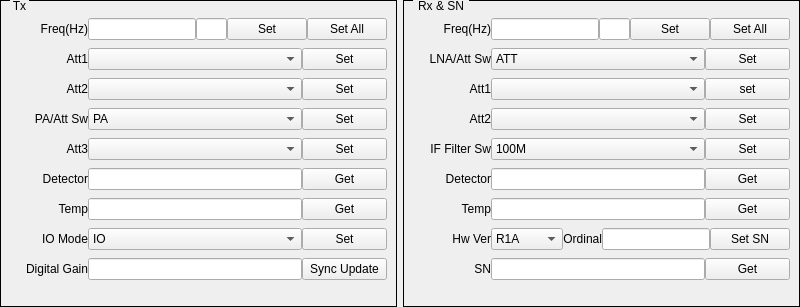
<?xml version="1.0" encoding="UTF-8"?>
<ui version="4.0">
 <class>Q_SP1401_R1A_Widget</class>
 <widget class="QWidget" name="Q_SP1401_R1A_Widget">
  <property name="geometry">
   <rect>
    <x>0</x>
    <y>0</y>
    <width>800</width>
    <height>307</height>
   </rect>
  </property>
  <property name="windowTitle">
   <string>Dialog</string>
  </property>
  <layout class="QHBoxLayout" name="horizontalLayout_21" stretch="1,1">
   <property name="spacing">
    <number>6</number>
   </property>
   <property name="leftMargin">
    <number>0</number>
   </property>
   <property name="topMargin">
    <number>0</number>
   </property>
   <property name="rightMargin">
    <number>0</number>
   </property>
   <property name="bottomMargin">
    <number>0</number>
   </property>
   <item>
    <widget class="QGroupBox" name="groupBoxTx">
     <property name="styleSheet">
      <string notr="true">QGroupBox{ border:1px solid black; margin-top:0.5ex; }
QGroupBox::title { subcontrol-origin:margin; subcontrol-position:top left; top:-1px; left:10px; margin-left: 0px; padding:0 1px; }</string>
     </property>
     <property name="title">
      <string>Tx</string>
     </property>
     <layout class="QHBoxLayout" name="horizontalLayout_19">
      <item>
       <layout class="QVBoxLayout" name="verticalLayoutTx">
        <property name="spacing">
         <number>0</number>
        </property>
        <item>
         <layout class="QHBoxLayout" name="horizontalLayoutTx0">
          <property name="spacing">
           <number>0</number>
          </property>
          <item>
           <widget class="QLabel" name="labelTxFreq">
            <property name="sizePolicy">
             <sizepolicy hsizetype="Fixed" vsizetype="Fixed">
              <horstretch>0</horstretch>
              <verstretch>0</verstretch>
             </sizepolicy>
            </property>
            <property name="minimumSize">
             <size>
              <width>78</width>
              <height>16</height>
             </size>
            </property>
            <property name="text">
             <string>Freq(Hz)</string>
            </property>
            <property name="alignment">
             <set>Qt::AlignRight|Qt::AlignTrailing|Qt::AlignVCenter</set>
            </property>
           </widget>
          </item>
          <item>
           <widget class="QLineEdit" name="lineEditTxFreq">
            <property name="sizePolicy">
             <sizepolicy hsizetype="Expanding" vsizetype="Fixed">
              <horstretch>5</horstretch>
              <verstretch>0</verstretch>
             </sizepolicy>
            </property>
           </widget>
          </item>
          <item>
           <widget class="QLineEdit" name="lineEditTxFreqStep">
            <property name="sizePolicy">
             <sizepolicy hsizetype="Fixed" vsizetype="Fixed">
              <horstretch>0</horstretch>
              <verstretch>0</verstretch>
             </sizepolicy>
            </property>
            <property name="maximumSize">
             <size>
              <width>31</width>
              <height>16777215</height>
             </size>
            </property>
           </widget>
          </item>
          <item>
           <widget class="QPushButton" name="pushButtonSetTxFreq">
            <property name="sizePolicy">
             <sizepolicy hsizetype="Expanding" vsizetype="Fixed">
              <horstretch>1</horstretch>
              <verstretch>0</verstretch>
             </sizepolicy>
            </property>
            <property name="text">
             <string>Set</string>
            </property>
           </widget>
          </item>
          <item>
           <widget class="QPushButton" name="pushButtonSetTxAll">
            <property name="sizePolicy">
             <sizepolicy hsizetype="Expanding" vsizetype="Fixed">
              <horstretch>1</horstretch>
              <verstretch>0</verstretch>
             </sizepolicy>
            </property>
            <property name="text">
             <string>Set All</string>
            </property>
           </widget>
          </item>
         </layout>
        </item>
        <item>
         <layout class="QHBoxLayout" name="horizontalLayoutTx1">
          <property name="spacing">
           <number>0</number>
          </property>
          <item>
           <widget class="QLabel" name="labelTxAtt1">
            <property name="sizePolicy">
             <sizepolicy hsizetype="Fixed" vsizetype="Fixed">
              <horstretch>0</horstretch>
              <verstretch>0</verstretch>
             </sizepolicy>
            </property>
            <property name="minimumSize">
             <size>
              <width>78</width>
              <height>16</height>
             </size>
            </property>
            <property name="text">
             <string>Att1</string>
            </property>
            <property name="alignment">
             <set>Qt::AlignRight|Qt::AlignTrailing|Qt::AlignVCenter</set>
            </property>
           </widget>
          </item>
          <item>
           <widget class="QComboBox" name="comboBoxTxAtt1">
            <property name="sizePolicy">
             <sizepolicy hsizetype="Expanding" vsizetype="Fixed">
              <horstretch>5</horstretch>
              <verstretch>0</verstretch>
             </sizepolicy>
            </property>
           </widget>
          </item>
          <item>
           <widget class="QPushButton" name="pushButtonSetTxAtt1">
            <property name="sizePolicy">
             <sizepolicy hsizetype="Expanding" vsizetype="Fixed">
              <horstretch>2</horstretch>
              <verstretch>0</verstretch>
             </sizepolicy>
            </property>
            <property name="text">
             <string>Set</string>
            </property>
           </widget>
          </item>
         </layout>
        </item>
        <item>
         <layout class="QHBoxLayout" name="horizontalLayoutTx2">
          <property name="spacing">
           <number>0</number>
          </property>
          <item>
           <widget class="QLabel" name="labelTxAtt2">
            <property name="sizePolicy">
             <sizepolicy hsizetype="Fixed" vsizetype="Fixed">
              <horstretch>0</horstretch>
              <verstretch>0</verstretch>
             </sizepolicy>
            </property>
            <property name="minimumSize">
             <size>
              <width>78</width>
              <height>16</height>
             </size>
            </property>
            <property name="text">
             <string>Att2</string>
            </property>
            <property name="alignment">
             <set>Qt::AlignRight|Qt::AlignTrailing|Qt::AlignVCenter</set>
            </property>
           </widget>
          </item>
          <item>
           <widget class="QComboBox" name="comboBoxTxAtt2">
            <property name="sizePolicy">
             <sizepolicy hsizetype="Expanding" vsizetype="Fixed">
              <horstretch>5</horstretch>
              <verstretch>0</verstretch>
             </sizepolicy>
            </property>
           </widget>
          </item>
          <item>
           <widget class="QPushButton" name="pushButtonSetTxAtt2">
            <property name="sizePolicy">
             <sizepolicy hsizetype="Expanding" vsizetype="Fixed">
              <horstretch>2</horstretch>
              <verstretch>0</verstretch>
             </sizepolicy>
            </property>
            <property name="text">
             <string>Set</string>
            </property>
           </widget>
          </item>
         </layout>
        </item>
        <item>
         <layout class="QHBoxLayout" name="horizontalLayoutTx3">
          <property name="spacing">
           <number>0</number>
          </property>
          <item>
           <widget class="QLabel" name="labelTxPAAttSw">
            <property name="sizePolicy">
             <sizepolicy hsizetype="Fixed" vsizetype="Fixed">
              <horstretch>0</horstretch>
              <verstretch>0</verstretch>
             </sizepolicy>
            </property>
            <property name="minimumSize">
             <size>
              <width>78</width>
              <height>16</height>
             </size>
            </property>
            <property name="text">
             <string>PA/Att Sw</string>
            </property>
            <property name="alignment">
             <set>Qt::AlignRight|Qt::AlignTrailing|Qt::AlignVCenter</set>
            </property>
           </widget>
          </item>
          <item>
           <widget class="QComboBox" name="comboBoxTxPAAttSw">
            <property name="sizePolicy">
             <sizepolicy hsizetype="Expanding" vsizetype="Fixed">
              <horstretch>5</horstretch>
              <verstretch>0</verstretch>
             </sizepolicy>
            </property>
            <item>
             <property name="text">
              <string>PA</string>
             </property>
            </item>
            <item>
             <property name="text">
              <string>ATT</string>
             </property>
            </item>
           </widget>
          </item>
          <item>
           <widget class="QPushButton" name="pushButtonSetTxPAAttSw">
            <property name="sizePolicy">
             <sizepolicy hsizetype="Expanding" vsizetype="Fixed">
              <horstretch>2</horstretch>
              <verstretch>0</verstretch>
             </sizepolicy>
            </property>
            <property name="text">
             <string>Set</string>
            </property>
           </widget>
          </item>
         </layout>
        </item>
        <item>
         <layout class="QHBoxLayout" name="horizontalLayoutTx4">
          <property name="spacing">
           <number>0</number>
          </property>
          <item>
           <widget class="QLabel" name="labelTxAtt3">
            <property name="sizePolicy">
             <sizepolicy hsizetype="Fixed" vsizetype="Fixed">
              <horstretch>0</horstretch>
              <verstretch>0</verstretch>
             </sizepolicy>
            </property>
            <property name="minimumSize">
             <size>
              <width>78</width>
              <height>16</height>
             </size>
            </property>
            <property name="text">
             <string>Att3</string>
            </property>
            <property name="alignment">
             <set>Qt::AlignRight|Qt::AlignTrailing|Qt::AlignVCenter</set>
            </property>
           </widget>
          </item>
          <item>
           <widget class="QComboBox" name="comboBoxTxAtt3">
            <property name="sizePolicy">
             <sizepolicy hsizetype="Expanding" vsizetype="Fixed">
              <horstretch>5</horstretch>
              <verstretch>0</verstretch>
             </sizepolicy>
            </property>
           </widget>
          </item>
          <item>
           <widget class="QPushButton" name="pushButtonSetTxAtt3">
            <property name="sizePolicy">
             <sizepolicy hsizetype="Expanding" vsizetype="Fixed">
              <horstretch>2</horstretch>
              <verstretch>0</verstretch>
             </sizepolicy>
            </property>
            <property name="text">
             <string>Set</string>
            </property>
           </widget>
          </item>
         </layout>
        </item>
        <item>
         <layout class="QHBoxLayout" name="horizontalLayoutTx5">
          <property name="spacing">
           <number>0</number>
          </property>
          <item>
           <widget class="QLabel" name="labelTxDet">
            <property name="sizePolicy">
             <sizepolicy hsizetype="Fixed" vsizetype="Fixed">
              <horstretch>0</horstretch>
              <verstretch>0</verstretch>
             </sizepolicy>
            </property>
            <property name="minimumSize">
             <size>
              <width>78</width>
              <height>16</height>
             </size>
            </property>
            <property name="text">
             <string>Detector</string>
            </property>
            <property name="alignment">
             <set>Qt::AlignRight|Qt::AlignTrailing|Qt::AlignVCenter</set>
            </property>
           </widget>
          </item>
          <item>
           <widget class="QLineEdit" name="lineEditTxDet">
            <property name="sizePolicy">
             <sizepolicy hsizetype="Expanding" vsizetype="Fixed">
              <horstretch>5</horstretch>
              <verstretch>0</verstretch>
             </sizepolicy>
            </property>
            <property name="readOnly">
             <bool>true</bool>
            </property>
           </widget>
          </item>
          <item>
           <widget class="QPushButton" name="pushButtonGetTxDet">
            <property name="sizePolicy">
             <sizepolicy hsizetype="Expanding" vsizetype="Fixed">
              <horstretch>2</horstretch>
              <verstretch>0</verstretch>
             </sizepolicy>
            </property>
            <property name="text">
             <string>Get</string>
            </property>
           </widget>
          </item>
         </layout>
        </item>
        <item>
         <layout class="QHBoxLayout" name="horizontalLayoutTx6">
          <property name="spacing">
           <number>0</number>
          </property>
          <item>
           <widget class="QLabel" name="labelTxTemp">
            <property name="sizePolicy">
             <sizepolicy hsizetype="Fixed" vsizetype="Fixed">
              <horstretch>0</horstretch>
              <verstretch>0</verstretch>
             </sizepolicy>
            </property>
            <property name="minimumSize">
             <size>
              <width>78</width>
              <height>16</height>
             </size>
            </property>
            <property name="text">
             <string>Temp</string>
            </property>
            <property name="alignment">
             <set>Qt::AlignRight|Qt::AlignTrailing|Qt::AlignVCenter</set>
            </property>
           </widget>
          </item>
          <item>
           <widget class="QLineEdit" name="lineEditTxTemp">
            <property name="sizePolicy">
             <sizepolicy hsizetype="Expanding" vsizetype="Fixed">
              <horstretch>5</horstretch>
              <verstretch>0</verstretch>
             </sizepolicy>
            </property>
            <property name="readOnly">
             <bool>true</bool>
            </property>
           </widget>
          </item>
          <item>
           <widget class="QPushButton" name="pushButtonGetTxTemp">
            <property name="sizePolicy">
             <sizepolicy hsizetype="Expanding" vsizetype="Fixed">
              <horstretch>2</horstretch>
              <verstretch>0</verstretch>
             </sizepolicy>
            </property>
            <property name="text">
             <string>Get</string>
            </property>
           </widget>
          </item>
         </layout>
        </item>
        <item>
         <layout class="QHBoxLayout" name="horizontalLayoutTx7">
          <property name="spacing">
           <number>0</number>
          </property>
          <item>
           <widget class="QLabel" name="labelIOMode">
            <property name="sizePolicy">
             <sizepolicy hsizetype="Fixed" vsizetype="Fixed">
              <horstretch>0</horstretch>
              <verstretch>0</verstretch>
             </sizepolicy>
            </property>
            <property name="minimumSize">
             <size>
              <width>78</width>
              <height>16</height>
             </size>
            </property>
            <property name="text">
             <string>IO Mode</string>
            </property>
            <property name="alignment">
             <set>Qt::AlignRight|Qt::AlignTrailing|Qt::AlignVCenter</set>
            </property>
           </widget>
          </item>
          <item>
           <widget class="QComboBox" name="comboBoxIOMode">
            <property name="sizePolicy">
             <sizepolicy hsizetype="Expanding" vsizetype="Fixed">
              <horstretch>5</horstretch>
              <verstretch>0</verstretch>
             </sizepolicy>
            </property>
            <item>
             <property name="text">
              <string>IO</string>
             </property>
            </item>
            <item>
             <property name="text">
              <string>OUTPUT</string>
             </property>
            </item>
            <item>
             <property name="text">
              <string>LOOPBACK</string>
             </property>
            </item>
           </widget>
          </item>
          <item>
           <widget class="QPushButton" name="pushButtonSetIOMode">
            <property name="sizePolicy">
             <sizepolicy hsizetype="Expanding" vsizetype="Fixed">
              <horstretch>2</horstretch>
              <verstretch>0</verstretch>
             </sizepolicy>
            </property>
            <property name="text">
             <string>Set</string>
            </property>
           </widget>
          </item>
         </layout>
        </item>
        <item>
         <layout class="QHBoxLayout" name="horizontalLayoutTx8">
          <property name="spacing">
           <number>0</number>
          </property>
          <item>
           <widget class="QLabel" name="labelDGain">
            <property name="sizePolicy">
             <sizepolicy hsizetype="Fixed" vsizetype="Fixed">
              <horstretch>0</horstretch>
              <verstretch>0</verstretch>
             </sizepolicy>
            </property>
            <property name="minimumSize">
             <size>
              <width>78</width>
              <height>16</height>
             </size>
            </property>
            <property name="text">
             <string>Digital Gain</string>
            </property>
            <property name="alignment">
             <set>Qt::AlignRight|Qt::AlignTrailing|Qt::AlignVCenter</set>
            </property>
           </widget>
          </item>
          <item>
           <widget class="QLineEdit" name="lineEditDGain">
            <property name="sizePolicy">
             <sizepolicy hsizetype="Expanding" vsizetype="Fixed">
              <horstretch>5</horstretch>
              <verstretch>0</verstretch>
             </sizepolicy>
            </property>
           </widget>
          </item>
          <item>
           <widget class="QPushButton" name="pushButtonSyncSetTxGain">
            <property name="sizePolicy">
             <sizepolicy hsizetype="Expanding" vsizetype="Fixed">
              <horstretch>2</horstretch>
              <verstretch>0</verstretch>
             </sizepolicy>
            </property>
            <property name="text">
             <string>Sync Update</string>
            </property>
           </widget>
          </item>
         </layout>
        </item>
       </layout>
      </item>
     </layout>
    </widget>
   </item>
   <item>
    <widget class="QGroupBox" name="groupBoxRx">
     <property name="styleSheet">
      <string notr="true">QGroupBox{ border:1px solid black; margin-top:0.5ex; }
QGroupBox::title { subcontrol-origin:margin; subcontrol-position:top left; top:-1px; left:10px; margin-left: 0px; padding:0 1px; }</string>
     </property>
     <property name="title">
      <string>Rx &amp;&amp; SN</string>
     </property>
     <layout class="QHBoxLayout" name="horizontalLayout_20">
      <item>
       <layout class="QVBoxLayout" name="verticalLayoutRx">
        <property name="spacing">
         <number>0</number>
        </property>
        <item>
         <layout class="QHBoxLayout" name="horizontalLayoutRx0">
          <property name="spacing">
           <number>0</number>
          </property>
          <item>
           <widget class="QLabel" name="labelRxFreq">
            <property name="sizePolicy">
             <sizepolicy hsizetype="Fixed" vsizetype="Fixed">
              <horstretch>0</horstretch>
              <verstretch>0</verstretch>
             </sizepolicy>
            </property>
            <property name="minimumSize">
             <size>
              <width>78</width>
              <height>16</height>
             </size>
            </property>
            <property name="text">
             <string>Freq(Hz)</string>
            </property>
            <property name="alignment">
             <set>Qt::AlignRight|Qt::AlignTrailing|Qt::AlignVCenter</set>
            </property>
           </widget>
          </item>
          <item>
           <widget class="QLineEdit" name="lineEditRxFreq">
            <property name="sizePolicy">
             <sizepolicy hsizetype="Expanding" vsizetype="Fixed">
              <horstretch>5</horstretch>
              <verstretch>0</verstretch>
             </sizepolicy>
            </property>
           </widget>
          </item>
          <item>
           <widget class="QLineEdit" name="lineEditRxFreqStep">
            <property name="sizePolicy">
             <sizepolicy hsizetype="Fixed" vsizetype="Fixed">
              <horstretch>0</horstretch>
              <verstretch>0</verstretch>
             </sizepolicy>
            </property>
            <property name="maximumSize">
             <size>
              <width>31</width>
              <height>16777215</height>
             </size>
            </property>
           </widget>
          </item>
          <item>
           <widget class="QPushButton" name="pushButtonSetRxFreq">
            <property name="sizePolicy">
             <sizepolicy hsizetype="Expanding" vsizetype="Fixed">
              <horstretch>1</horstretch>
              <verstretch>0</verstretch>
             </sizepolicy>
            </property>
            <property name="text">
             <string>Set</string>
            </property>
           </widget>
          </item>
          <item>
           <widget class="QPushButton" name="pushButtonSetRxAll">
            <property name="sizePolicy">
             <sizepolicy hsizetype="Expanding" vsizetype="Fixed">
              <horstretch>1</horstretch>
              <verstretch>0</verstretch>
             </sizepolicy>
            </property>
            <property name="text">
             <string>Set All</string>
            </property>
           </widget>
          </item>
         </layout>
        </item>
        <item>
         <layout class="QHBoxLayout" name="horizontalLayoutRx1">
          <property name="spacing">
           <number>0</number>
          </property>
          <item>
           <widget class="QLabel" name="labelRxLNAAttSw">
            <property name="sizePolicy">
             <sizepolicy hsizetype="Fixed" vsizetype="Fixed">
              <horstretch>0</horstretch>
              <verstretch>0</verstretch>
             </sizepolicy>
            </property>
            <property name="minimumSize">
             <size>
              <width>78</width>
              <height>16</height>
             </size>
            </property>
            <property name="text">
             <string>LNA/Att Sw</string>
            </property>
            <property name="alignment">
             <set>Qt::AlignRight|Qt::AlignTrailing|Qt::AlignVCenter</set>
            </property>
           </widget>
          </item>
          <item>
           <widget class="QComboBox" name="comboBoxRxLNAAttSw">
            <property name="sizePolicy">
             <sizepolicy hsizetype="Expanding" vsizetype="Fixed">
              <horstretch>5</horstretch>
              <verstretch>0</verstretch>
             </sizepolicy>
            </property>
            <item>
             <property name="text">
              <string>ATT</string>
             </property>
            </item>
            <item>
             <property name="text">
              <string>LNA</string>
             </property>
            </item>
           </widget>
          </item>
          <item>
           <widget class="QPushButton" name="pushButtonSetRxLNAAttSw">
            <property name="sizePolicy">
             <sizepolicy hsizetype="Expanding" vsizetype="Fixed">
              <horstretch>2</horstretch>
              <verstretch>0</verstretch>
             </sizepolicy>
            </property>
            <property name="text">
             <string>Set</string>
            </property>
           </widget>
          </item>
         </layout>
        </item>
        <item>
         <layout class="QHBoxLayout" name="horizontalLayoutRx2">
          <property name="spacing">
           <number>0</number>
          </property>
          <item>
           <widget class="QLabel" name="labelRxAtt1">
            <property name="sizePolicy">
             <sizepolicy hsizetype="Fixed" vsizetype="Fixed">
              <horstretch>0</horstretch>
              <verstretch>0</verstretch>
             </sizepolicy>
            </property>
            <property name="minimumSize">
             <size>
              <width>78</width>
              <height>16</height>
             </size>
            </property>
            <property name="text">
             <string>Att1</string>
            </property>
            <property name="alignment">
             <set>Qt::AlignRight|Qt::AlignTrailing|Qt::AlignVCenter</set>
            </property>
           </widget>
          </item>
          <item>
           <widget class="QComboBox" name="comboBoxRxAtt1">
            <property name="sizePolicy">
             <sizepolicy hsizetype="Expanding" vsizetype="Fixed">
              <horstretch>5</horstretch>
              <verstretch>0</verstretch>
             </sizepolicy>
            </property>
           </widget>
          </item>
          <item>
           <widget class="QPushButton" name="pushButtonSetRxAtt1">
            <property name="sizePolicy">
             <sizepolicy hsizetype="Expanding" vsizetype="Fixed">
              <horstretch>2</horstretch>
              <verstretch>0</verstretch>
             </sizepolicy>
            </property>
            <property name="text">
             <string>set</string>
            </property>
           </widget>
          </item>
         </layout>
        </item>
        <item>
         <layout class="QHBoxLayout" name="horizontalLayoutRx3">
          <property name="spacing">
           <number>0</number>
          </property>
          <item>
           <widget class="QLabel" name="labelRxAtt2">
            <property name="sizePolicy">
             <sizepolicy hsizetype="Fixed" vsizetype="Fixed">
              <horstretch>0</horstretch>
              <verstretch>0</verstretch>
             </sizepolicy>
            </property>
            <property name="minimumSize">
             <size>
              <width>78</width>
              <height>16</height>
             </size>
            </property>
            <property name="text">
             <string>Att2</string>
            </property>
            <property name="alignment">
             <set>Qt::AlignRight|Qt::AlignTrailing|Qt::AlignVCenter</set>
            </property>
           </widget>
          </item>
          <item>
           <widget class="QComboBox" name="comboBoxRxAtt2">
            <property name="sizePolicy">
             <sizepolicy hsizetype="Expanding" vsizetype="Fixed">
              <horstretch>5</horstretch>
              <verstretch>0</verstretch>
             </sizepolicy>
            </property>
           </widget>
          </item>
          <item>
           <widget class="QPushButton" name="pushButtonSetRxAtt2">
            <property name="sizePolicy">
             <sizepolicy hsizetype="Expanding" vsizetype="Fixed">
              <horstretch>2</horstretch>
              <verstretch>0</verstretch>
             </sizepolicy>
            </property>
            <property name="text">
             <string>Set</string>
            </property>
           </widget>
          </item>
         </layout>
        </item>
        <item>
         <layout class="QHBoxLayout" name="horizontalLayoutRx4">
          <property name="spacing">
           <number>0</number>
          </property>
          <item>
           <widget class="QLabel" name="labelIFFilterSw">
            <property name="sizePolicy">
             <sizepolicy hsizetype="Fixed" vsizetype="Fixed">
              <horstretch>0</horstretch>
              <verstretch>0</verstretch>
             </sizepolicy>
            </property>
            <property name="minimumSize">
             <size>
              <width>78</width>
              <height>16</height>
             </size>
            </property>
            <property name="text">
             <string>IF Filter Sw</string>
            </property>
            <property name="alignment">
             <set>Qt::AlignRight|Qt::AlignTrailing|Qt::AlignVCenter</set>
            </property>
           </widget>
          </item>
          <item>
           <widget class="QComboBox" name="comboBoxIFFilterSw">
            <property name="sizePolicy">
             <sizepolicy hsizetype="Expanding" vsizetype="Fixed">
              <horstretch>5</horstretch>
              <verstretch>0</verstretch>
             </sizepolicy>
            </property>
            <item>
             <property name="text">
              <string>100M</string>
             </property>
            </item>
            <item>
             <property name="text">
              <string>160M</string>
             </property>
            </item>
           </widget>
          </item>
          <item>
           <widget class="QPushButton" name="pushButtonSetIFFilterSw">
            <property name="sizePolicy">
             <sizepolicy hsizetype="Expanding" vsizetype="Fixed">
              <horstretch>2</horstretch>
              <verstretch>0</verstretch>
             </sizepolicy>
            </property>
            <property name="text">
             <string>Set</string>
            </property>
           </widget>
          </item>
         </layout>
        </item>
        <item>
         <layout class="QHBoxLayout" name="horizontalLayoutRx5">
          <property name="spacing">
           <number>0</number>
          </property>
          <item>
           <widget class="QLabel" name="labelRxDet">
            <property name="sizePolicy">
             <sizepolicy hsizetype="Fixed" vsizetype="Fixed">
              <horstretch>0</horstretch>
              <verstretch>0</verstretch>
             </sizepolicy>
            </property>
            <property name="minimumSize">
             <size>
              <width>78</width>
              <height>16</height>
             </size>
            </property>
            <property name="text">
             <string>Detector</string>
            </property>
            <property name="alignment">
             <set>Qt::AlignRight|Qt::AlignTrailing|Qt::AlignVCenter</set>
            </property>
           </widget>
          </item>
          <item>
           <widget class="QLineEdit" name="lineEditRxDet">
            <property name="sizePolicy">
             <sizepolicy hsizetype="Expanding" vsizetype="Fixed">
              <horstretch>5</horstretch>
              <verstretch>0</verstretch>
             </sizepolicy>
            </property>
            <property name="readOnly">
             <bool>true</bool>
            </property>
           </widget>
          </item>
          <item>
           <widget class="QPushButton" name="pushButtonGetRxDet">
            <property name="sizePolicy">
             <sizepolicy hsizetype="Expanding" vsizetype="Fixed">
              <horstretch>2</horstretch>
              <verstretch>0</verstretch>
             </sizepolicy>
            </property>
            <property name="text">
             <string>Get</string>
            </property>
           </widget>
          </item>
         </layout>
        </item>
        <item>
         <layout class="QHBoxLayout" name="horizontalLayoutRx6">
          <property name="spacing">
           <number>0</number>
          </property>
          <item>
           <widget class="QLabel" name="labelRxTemp">
            <property name="sizePolicy">
             <sizepolicy hsizetype="Fixed" vsizetype="Fixed">
              <horstretch>0</horstretch>
              <verstretch>0</verstretch>
             </sizepolicy>
            </property>
            <property name="minimumSize">
             <size>
              <width>78</width>
              <height>16</height>
             </size>
            </property>
            <property name="text">
             <string>Temp</string>
            </property>
            <property name="alignment">
             <set>Qt::AlignRight|Qt::AlignTrailing|Qt::AlignVCenter</set>
            </property>
           </widget>
          </item>
          <item>
           <widget class="QLineEdit" name="lineEditRxTemp">
            <property name="sizePolicy">
             <sizepolicy hsizetype="Expanding" vsizetype="Fixed">
              <horstretch>5</horstretch>
              <verstretch>0</verstretch>
             </sizepolicy>
            </property>
            <property name="readOnly">
             <bool>true</bool>
            </property>
           </widget>
          </item>
          <item>
           <widget class="QPushButton" name="pushButtonGetRxTemp">
            <property name="sizePolicy">
             <sizepolicy hsizetype="Expanding" vsizetype="Fixed">
              <horstretch>2</horstretch>
              <verstretch>0</verstretch>
             </sizepolicy>
            </property>
            <property name="text">
             <string>Get</string>
            </property>
           </widget>
          </item>
         </layout>
        </item>
        <item>
         <layout class="QHBoxLayout" name="horizontalLayoutRx7" stretch="0,0,0,0,0">
          <property name="spacing">
           <number>0</number>
          </property>
          <item>
           <widget class="QLabel" name="labelHwVer">
            <property name="sizePolicy">
             <sizepolicy hsizetype="Fixed" vsizetype="Fixed">
              <horstretch>0</horstretch>
              <verstretch>0</verstretch>
             </sizepolicy>
            </property>
            <property name="minimumSize">
             <size>
              <width>78</width>
              <height>16</height>
             </size>
            </property>
            <property name="text">
             <string>Hw Ver</string>
            </property>
            <property name="alignment">
             <set>Qt::AlignRight|Qt::AlignTrailing|Qt::AlignVCenter</set>
            </property>
           </widget>
          </item>
          <item>
           <widget class="QComboBox" name="comboBoxHwVer">
            <property name="sizePolicy">
             <sizepolicy hsizetype="Expanding" vsizetype="Fixed">
              <horstretch>2</horstretch>
              <verstretch>0</verstretch>
             </sizepolicy>
            </property>
            <item>
             <property name="text">
              <string>R1A</string>
             </property>
            </item>
            <item>
             <property name="text">
              <string>R1B</string>
             </property>
            </item>
           </widget>
          </item>
          <item>
           <widget class="QLabel" name="labelOrdinal">
            <property name="sizePolicy">
             <sizepolicy hsizetype="Preferred" vsizetype="Preferred">
              <horstretch>0</horstretch>
              <verstretch>0</verstretch>
             </sizepolicy>
            </property>
            <property name="minimumSize">
             <size>
              <width>0</width>
              <height>0</height>
             </size>
            </property>
            <property name="text">
             <string>Ordinal</string>
            </property>
            <property name="alignment">
             <set>Qt::AlignRight|Qt::AlignTrailing|Qt::AlignVCenter</set>
            </property>
           </widget>
          </item>
          <item>
           <widget class="QLineEdit" name="lineEditOrdinal">
            <property name="sizePolicy">
             <sizepolicy hsizetype="Expanding" vsizetype="Fixed">
              <horstretch>3</horstretch>
              <verstretch>0</verstretch>
             </sizepolicy>
            </property>
           </widget>
          </item>
          <item>
           <widget class="QPushButton" name="pushButtonSetSN">
            <property name="sizePolicy">
             <sizepolicy hsizetype="Expanding" vsizetype="Fixed">
              <horstretch>2</horstretch>
              <verstretch>0</verstretch>
             </sizepolicy>
            </property>
            <property name="text">
             <string>Set SN</string>
            </property>
           </widget>
          </item>
         </layout>
        </item>
        <item>
         <layout class="QHBoxLayout" name="horizontalLayoutRx8">
          <property name="spacing">
           <number>0</number>
          </property>
          <item>
           <widget class="QLabel" name="labelSN">
            <property name="sizePolicy">
             <sizepolicy hsizetype="Fixed" vsizetype="Fixed">
              <horstretch>0</horstretch>
              <verstretch>0</verstretch>
             </sizepolicy>
            </property>
            <property name="minimumSize">
             <size>
              <width>78</width>
              <height>16</height>
             </size>
            </property>
            <property name="text">
             <string>SN</string>
            </property>
            <property name="alignment">
             <set>Qt::AlignRight|Qt::AlignTrailing|Qt::AlignVCenter</set>
            </property>
           </widget>
          </item>
          <item>
           <widget class="QLineEdit" name="lineEditSN">
            <property name="sizePolicy">
             <sizepolicy hsizetype="Expanding" vsizetype="Fixed">
              <horstretch>5</horstretch>
              <verstretch>0</verstretch>
             </sizepolicy>
            </property>
            <property name="readOnly">
             <bool>true</bool>
            </property>
           </widget>
          </item>
          <item>
           <widget class="QPushButton" name="pushButtonGetSN">
            <property name="sizePolicy">
             <sizepolicy hsizetype="Expanding" vsizetype="Fixed">
              <horstretch>2</horstretch>
              <verstretch>0</verstretch>
             </sizepolicy>
            </property>
            <property name="text">
             <string>Get</string>
            </property>
           </widget>
          </item>
         </layout>
        </item>
       </layout>
      </item>
     </layout>
    </widget>
   </item>
  </layout>
 </widget>
 <resources/>
 <connections/>
</ui>
